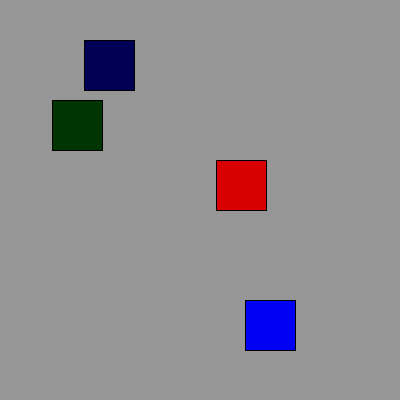
Frame 1 (no input)
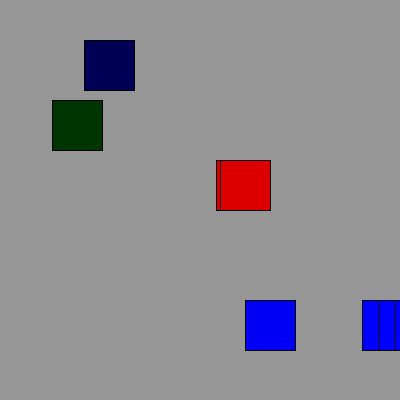
Frame 60 (the mouse pressed at the canvas centre just before this capture)
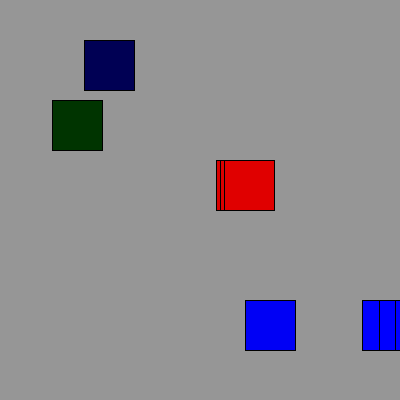
Frame 120 (the mouse held since frame 60 and released just before this capture)

The Processing sketch that drew these frames (run headless with seeded random() and noise(); from frame 60 on, the mouse is pressed at the canvas centre):

// Processing sketch: clock
// ── clock.pde
void setup()
{
  size(400,400);
  background(150);
}

void draw()
{
  fill(second()*4,0,0);
  rect(second()*4,160,50,50);
  
  fill(0,minute()*4,0);
  rect(minute()*4,100,50,50);
  
  fill(0,0,hour()*4);
  rect(hour()*4,40,50,50);
  
  fill(0,0,millis());
  rect(millis(),300,50,50);
}  
